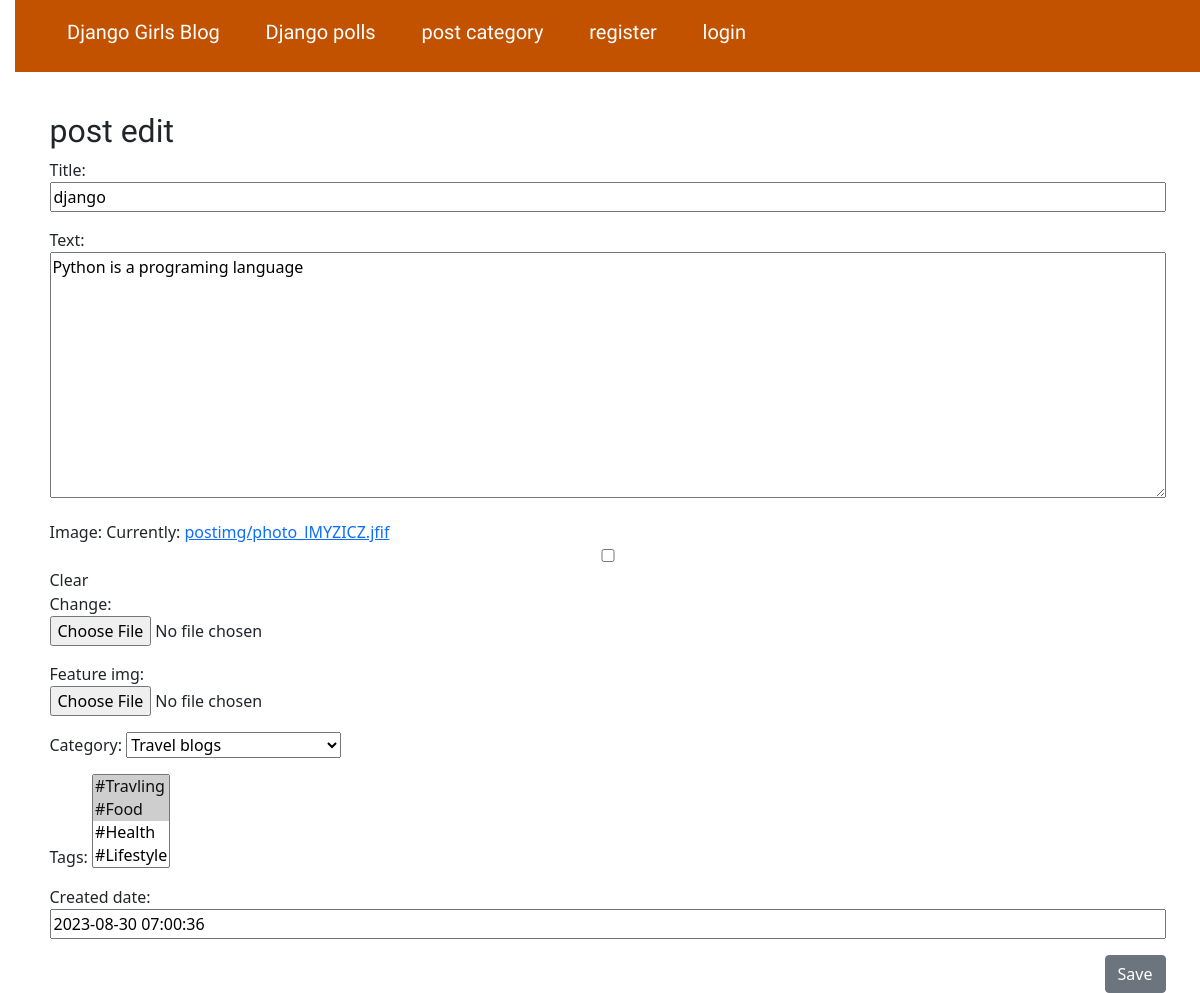
Page /post/django/edit/ on the earlier database version.
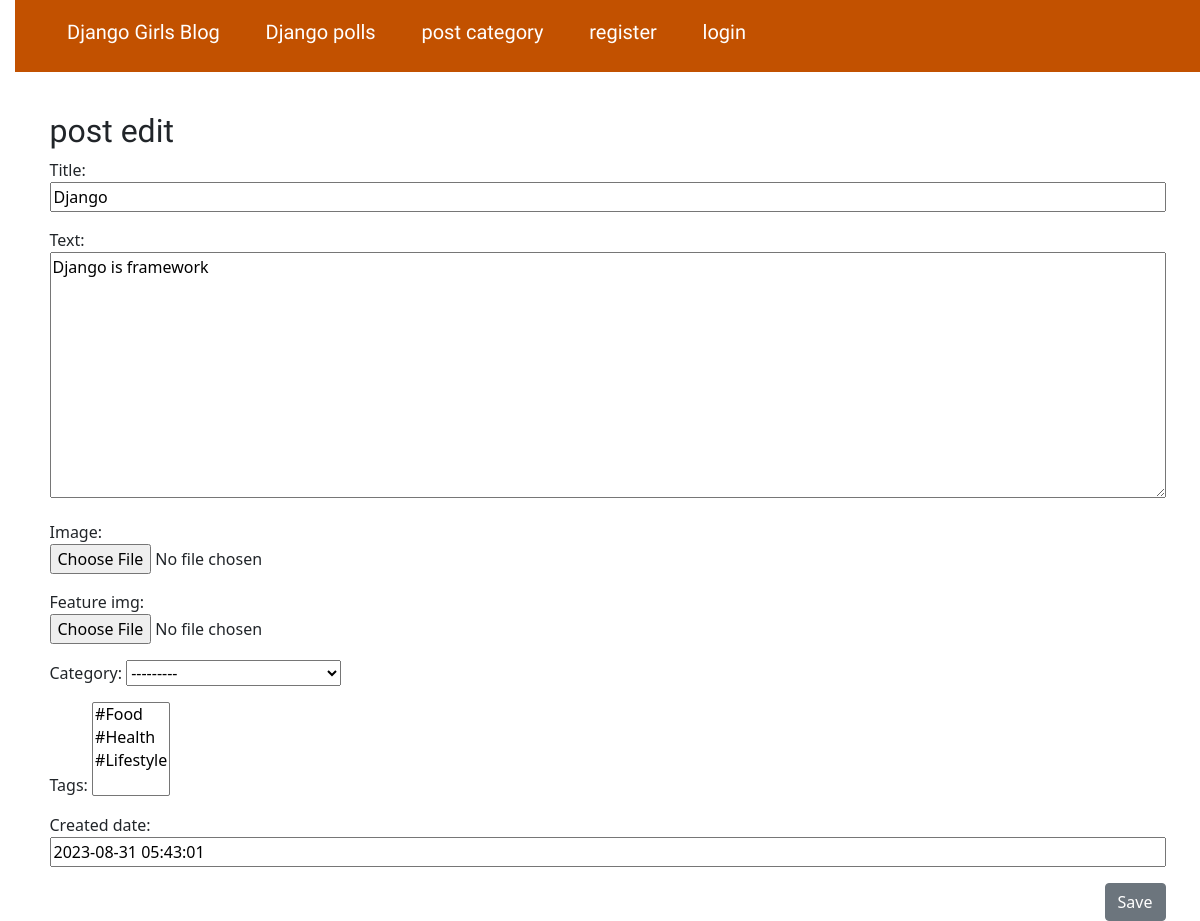
Same page on the later database version.
### djangogirls/models.py (models this page shows, shortened)
class Post(models.Model):
    author = models.ForeignKey(settings.AUTH_USER_MODEL, null=True, blank=True, on_delete=models.CASCADE)
    slug = models.SlugField(max_length=200, unique=True)
    title = models.CharField(max_length=200)
    text = models.TextField()
    image = models.ImageField(upload_to = 'postimg/', null=True, blank=True)
    feature_img = models.ImageField(upload_to = 'featureimg/', null=True, blank=True)
    category = models.ForeignKey(Category, null=True, on_delete=models.SET_NULL)
    tags = models.ManyToManyField(Tags, related_name='post_tag')
    created_date = models.DateTimeField(default=timezone.now)
    published_date = models.DateTimeField(auto_now_add = True)

### djangogirls/views.py (the view)
# urls.py: path('post/<str:slug>/edit/', post_edit, name='post_edit'),
def post_edit(request, slug):
    post = get_object_or_404(Post, slug=slug)
    if request.method == "POST":
        form = PostForm(request.POST, request.FILES, instance=post)
        if form.is_valid():
            post = form.save(commit=False)
            post.author = request.user
            for tag in request.POST.getlist('tags'):
                post.tags.add(tag)
            post.published_date = timezone.now()
            post.save()
            return redirect('post_detail', slug=post.slug)
    else:
        form = PostForm(instance=post)
        return render(request, 'djangogirls/post_edit.html', {'form': form})

### djangogirls/forms.py
class PostForm(forms.ModelForm):
    class Meta:
        model = Post
        fields = ('title',  'text', 'image', 'feature_img', 'category', 'tags', 'created_date')

### djangogirls/models.py (called while the page is built)
    def __str__(self):
        return self.name

    def __str__(self):
        return self.name

### djangogirls/templates/djangogirls/post_edit.html (shortened to what this page needs)
{% extends 'djangogirls/base.html' %}
{% block content %}
<h2>post edit</h2>
<form method="POST" class="post-form" enctype="multipart/form-data">
    {{ form.as_p }}
    <button type="submit" class="save btn btn-secondary">Save</button>
</form>
{% endblock %}

Differences in the rows shown:
removed Post: title "django", text "Python is a programing language", category "Travel blogs", created_date "2023-08-30 07:00:36"
added Post: title "Django", text "Django is framework", category "---------", created_date "2023-08-31 05:43:01"
Other differences:
form field tags: "#Travling ☑ / #Food ☑ / #Health / #Lifestyle" → "#Food / #Health / #Lifestyle"
form field as_p: "☐" → (not shown)
text no longer shown: "Title: Text: Image: Currently: postimg/photo_lMYZICZ.jfif Clear Change: Feature img: Category: Tags: Created date:"
text now shown: "Title: Text: Image: Feature img: Category: Tags: Created date:"
